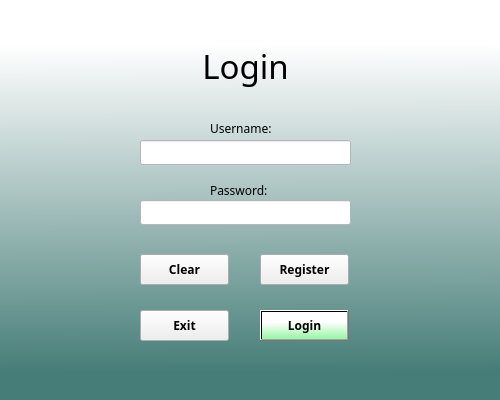
<?xml version="1.0" encoding="UTF-8"?>
<ui version="4.0">
 <class>LoginWindow</class>
 <widget class="QMainWindow" name="LoginWindow">
  <property name="geometry">
   <rect>
    <x>0</x>
    <y>0</y>
    <width>500</width>
    <height>400</height>
   </rect>
  </property>
  <property name="windowTitle">
   <string>LoginWindow</string>
  </property>
  <property name="styleSheet">
   <string notr="true">
#LoginWindow{background-color: qlineargradient(spread:pad, x1:0.512, y1:1, x2:0.508, y2:0, stop:0.0696517 rgba(70, 125, 120, 255), stop:0.890547 rgba(255, 255, 255, 255));}
#stackedWidget{ background-color: rgba(1,1,1,0);}

#LoginButton{ background-color: qlineargradient(spread:pad, x1:0.512, y1:1, x2:0.503, y2:0.306727, stop:0.0696517 rgba(158, 246, 169, 255), stop:0.890547 rgba(255, 255, 255, 255));}
</string>
  </property>
  <widget class="QWidget" name="centralwidget">
   <widget class="QStackedWidget" name="stackedWidget">
    <property name="geometry">
     <rect>
      <x>0</x>
      <y>0</y>
      <width>500</width>
      <height>400</height>
     </rect>
    </property>
    <property name="styleSheet">
     <string notr="true"/>
    </property>
    <widget class="QWidget" name="page">
     <property name="styleSheet">
      <string notr="true"/>
     </property>
     <widget class="QLineEdit" name="UsernameInputBox">
      <property name="geometry">
       <rect>
        <x>140</x>
        <y>140</y>
        <width>211</width>
        <height>25</height>
       </rect>
      </property>
      <property name="styleSheet">
       <string notr="true">background-color: rgb(255, 255, 255);</string>
      </property>
     </widget>
     <widget class="QLineEdit" name="PasswordInputBox">
      <property name="geometry">
       <rect>
        <x>140</x>
        <y>200</y>
        <width>211</width>
        <height>25</height>
       </rect>
      </property>
      <property name="styleSheet">
       <string notr="true">background-color: rgb(255, 255, 255);</string>
      </property>
     </widget>
     <widget class="QPushButton" name="ClearButton">
      <property name="geometry">
       <rect>
        <x>140</x>
        <y>254</y>
        <width>89</width>
        <height>31</height>
       </rect>
      </property>
      <property name="sizePolicy">
       <sizepolicy hsizetype="Minimum" vsizetype="Fixed">
        <horstretch>0</horstretch>
        <verstretch>0</verstretch>
       </sizepolicy>
      </property>
      <property name="font">
       <font>
        <family>AnjaliOldLipi</family>
        <weight>75</weight>
        <bold>true</bold>
       </font>
      </property>
      <property name="cursor">
       <cursorShape>ArrowCursor</cursorShape>
      </property>
      <property name="styleSheet">
       <string notr="true">/*border-top-color: rgb(85, 87, 83);*/</string>
      </property>
      <property name="text">
       <string>Clear</string>
      </property>
     </widget>
     <widget class="QPushButton" name="RegisterButton">
      <property name="geometry">
       <rect>
        <x>260</x>
        <y>254</y>
        <width>89</width>
        <height>31</height>
       </rect>
      </property>
      <property name="sizePolicy">
       <sizepolicy hsizetype="Minimum" vsizetype="Fixed">
        <horstretch>0</horstretch>
        <verstretch>0</verstretch>
       </sizepolicy>
      </property>
      <property name="font">
       <font>
        <family>AnjaliOldLipi</family>
        <weight>75</weight>
        <bold>true</bold>
       </font>
      </property>
      <property name="cursor">
       <cursorShape>ArrowCursor</cursorShape>
      </property>
      <property name="text">
       <string>Register</string>
      </property>
     </widget>
     <widget class="QPushButton" name="ExitButton">
      <property name="geometry">
       <rect>
        <x>140</x>
        <y>310</y>
        <width>89</width>
        <height>31</height>
       </rect>
      </property>
      <property name="sizePolicy">
       <sizepolicy hsizetype="Minimum" vsizetype="Fixed">
        <horstretch>0</horstretch>
        <verstretch>0</verstretch>
       </sizepolicy>
      </property>
      <property name="font">
       <font>
        <family>AnjaliOldLipi</family>
        <weight>75</weight>
        <bold>true</bold>
       </font>
      </property>
      <property name="cursor">
       <cursorShape>ArrowCursor</cursorShape>
      </property>
      <property name="text">
       <string>Exit</string>
      </property>
     </widget>
     <widget class="QPushButton" name="LoginButton">
      <property name="geometry">
       <rect>
        <x>260</x>
        <y>310</y>
        <width>89</width>
        <height>31</height>
       </rect>
      </property>
      <property name="sizePolicy">
       <sizepolicy hsizetype="Minimum" vsizetype="Fixed">
        <horstretch>0</horstretch>
        <verstretch>0</verstretch>
       </sizepolicy>
      </property>
      <property name="palette">
       <palette>
        <active>
         <colorrole role="Button">
          <brush brushstyle="LinearGradientPattern">
           <gradient startx="0.512000000000000" starty="1.000000000000000" endx="0.503000000000000" endy="0.306727000000000" type="LinearGradient" spread="PadSpread" coordinatemode="ObjectBoundingMode">
            <gradientstop position="0.069651700000000">
             <color alpha="255">
              <red>158</red>
              <green>246</green>
              <blue>169</blue>
             </color>
            </gradientstop>
            <gradientstop position="0.890547000000000">
             <color alpha="255">
              <red>255</red>
              <green>255</green>
              <blue>255</blue>
             </color>
            </gradientstop>
           </gradient>
          </brush>
         </colorrole>
         <colorrole role="Base">
          <brush brushstyle="LinearGradientPattern">
           <gradient startx="0.512000000000000" starty="1.000000000000000" endx="0.503000000000000" endy="0.306727000000000" type="LinearGradient" spread="PadSpread" coordinatemode="ObjectBoundingMode">
            <gradientstop position="0.069651700000000">
             <color alpha="255">
              <red>158</red>
              <green>246</green>
              <blue>169</blue>
             </color>
            </gradientstop>
            <gradientstop position="0.890547000000000">
             <color alpha="255">
              <red>255</red>
              <green>255</green>
              <blue>255</blue>
             </color>
            </gradientstop>
           </gradient>
          </brush>
         </colorrole>
         <colorrole role="Window">
          <brush brushstyle="LinearGradientPattern">
           <gradient startx="0.512000000000000" starty="1.000000000000000" endx="0.503000000000000" endy="0.306727000000000" type="LinearGradient" spread="PadSpread" coordinatemode="ObjectBoundingMode">
            <gradientstop position="0.069651700000000">
             <color alpha="255">
              <red>158</red>
              <green>246</green>
              <blue>169</blue>
             </color>
            </gradientstop>
            <gradientstop position="0.890547000000000">
             <color alpha="255">
              <red>255</red>
              <green>255</green>
              <blue>255</blue>
             </color>
            </gradientstop>
           </gradient>
          </brush>
         </colorrole>
        </active>
        <inactive>
         <colorrole role="Button">
          <brush brushstyle="LinearGradientPattern">
           <gradient startx="0.512000000000000" starty="1.000000000000000" endx="0.503000000000000" endy="0.306727000000000" type="LinearGradient" spread="PadSpread" coordinatemode="ObjectBoundingMode">
            <gradientstop position="0.069651700000000">
             <color alpha="255">
              <red>158</red>
              <green>246</green>
              <blue>169</blue>
             </color>
            </gradientstop>
            <gradientstop position="0.890547000000000">
             <color alpha="255">
              <red>255</red>
              <green>255</green>
              <blue>255</blue>
             </color>
            </gradientstop>
           </gradient>
          </brush>
         </colorrole>
         <colorrole role="Base">
          <brush brushstyle="LinearGradientPattern">
           <gradient startx="0.512000000000000" starty="1.000000000000000" endx="0.503000000000000" endy="0.306727000000000" type="LinearGradient" spread="PadSpread" coordinatemode="ObjectBoundingMode">
            <gradientstop position="0.069651700000000">
             <color alpha="255">
              <red>158</red>
              <green>246</green>
              <blue>169</blue>
             </color>
            </gradientstop>
            <gradientstop position="0.890547000000000">
             <color alpha="255">
              <red>255</red>
              <green>255</green>
              <blue>255</blue>
             </color>
            </gradientstop>
           </gradient>
          </brush>
         </colorrole>
         <colorrole role="Window">
          <brush brushstyle="LinearGradientPattern">
           <gradient startx="0.512000000000000" starty="1.000000000000000" endx="0.503000000000000" endy="0.306727000000000" type="LinearGradient" spread="PadSpread" coordinatemode="ObjectBoundingMode">
            <gradientstop position="0.069651700000000">
             <color alpha="255">
              <red>158</red>
              <green>246</green>
              <blue>169</blue>
             </color>
            </gradientstop>
            <gradientstop position="0.890547000000000">
             <color alpha="255">
              <red>255</red>
              <green>255</green>
              <blue>255</blue>
             </color>
            </gradientstop>
           </gradient>
          </brush>
         </colorrole>
        </inactive>
        <disabled>
         <colorrole role="Button">
          <brush brushstyle="LinearGradientPattern">
           <gradient startx="0.512000000000000" starty="1.000000000000000" endx="0.503000000000000" endy="0.306727000000000" type="LinearGradient" spread="PadSpread" coordinatemode="ObjectBoundingMode">
            <gradientstop position="0.069651700000000">
             <color alpha="255">
              <red>158</red>
              <green>246</green>
              <blue>169</blue>
             </color>
            </gradientstop>
            <gradientstop position="0.890547000000000">
             <color alpha="255">
              <red>255</red>
              <green>255</green>
              <blue>255</blue>
             </color>
            </gradientstop>
           </gradient>
          </brush>
         </colorrole>
         <colorrole role="Base">
          <brush brushstyle="LinearGradientPattern">
           <gradient startx="0.512000000000000" starty="1.000000000000000" endx="0.503000000000000" endy="0.306727000000000" type="LinearGradient" spread="PadSpread" coordinatemode="ObjectBoundingMode">
            <gradientstop position="0.069651700000000">
             <color alpha="255">
              <red>158</red>
              <green>246</green>
              <blue>169</blue>
             </color>
            </gradientstop>
            <gradientstop position="0.890547000000000">
             <color alpha="255">
              <red>255</red>
              <green>255</green>
              <blue>255</blue>
             </color>
            </gradientstop>
           </gradient>
          </brush>
         </colorrole>
         <colorrole role="Window">
          <brush brushstyle="LinearGradientPattern">
           <gradient startx="0.512000000000000" starty="1.000000000000000" endx="0.503000000000000" endy="0.306727000000000" type="LinearGradient" spread="PadSpread" coordinatemode="ObjectBoundingMode">
            <gradientstop position="0.069651700000000">
             <color alpha="255">
              <red>158</red>
              <green>246</green>
              <blue>169</blue>
             </color>
            </gradientstop>
            <gradientstop position="0.890547000000000">
             <color alpha="255">
              <red>255</red>
              <green>255</green>
              <blue>255</blue>
             </color>
            </gradientstop>
           </gradient>
          </brush>
         </colorrole>
        </disabled>
       </palette>
      </property>
      <property name="font">
       <font>
        <family>AnjaliOldLipi</family>
        <weight>75</weight>
        <bold>true</bold>
       </font>
      </property>
      <property name="cursor">
       <cursorShape>ArrowCursor</cursorShape>
      </property>
      <property name="text">
       <string>Login</string>
      </property>
     </widget>
     <widget class="QLabel" name="UsernameLabel">
      <property name="geometry">
       <rect>
        <x>210</x>
        <y>120</y>
        <width>81</width>
        <height>17</height>
       </rect>
      </property>
      <property name="font">
       <font>
        <family>AnjaliOldLipi</family>
       </font>
      </property>
      <property name="text">
       <string>Username:</string>
      </property>
     </widget>
     <widget class="QLabel" name="PasswordLabel">
      <property name="geometry">
       <rect>
        <x>210</x>
        <y>180</y>
        <width>81</width>
        <height>21</height>
       </rect>
      </property>
      <property name="font">
       <font>
        <family>AnjaliOldLipi</family>
       </font>
      </property>
      <property name="text">
       <string>Password:</string>
      </property>
     </widget>
     <widget class="QLabel" name="label">
      <property name="geometry">
       <rect>
        <x>180</x>
        <y>40</y>
        <width>131</width>
        <height>51</height>
       </rect>
      </property>
      <property name="font">
       <font>
        <family>AnjaliOldLipi</family>
        <pointsize>25</pointsize>
        <weight>50</weight>
        <italic>false</italic>
        <bold>false</bold>
        <underline>false</underline>
        <strikeout>false</strikeout>
        <kerning>true</kerning>
       </font>
      </property>
      <property name="styleSheet">
       <string notr="true">/*#label {font-size: 25px;}*/</string>
      </property>
      <property name="text">
       <string>Login</string>
      </property>
      <property name="alignment">
       <set>Qt::AlignCenter</set>
      </property>
     </widget>
    </widget>
   </widget>
  </widget>
 </widget>
 <resources/>
 <connections/>
</ui>
